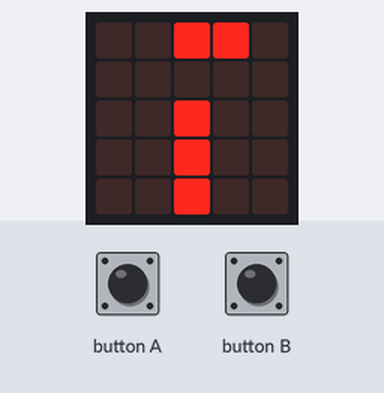
Bench run of a program on a simulated BBC micro:bit (MakeCode). On the bench: the board's 5×5 LED display. The test bench sets the inputs (shaded band). Random numbers come from a fixed seed.

Above: at 1.2 s.
1.3 s: button A pressed for 0.15 s
At 1.95 s:
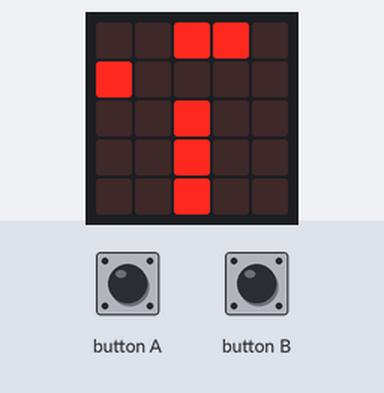
2.0 s: button B pressed for 0.15 s
At 2.61 s:
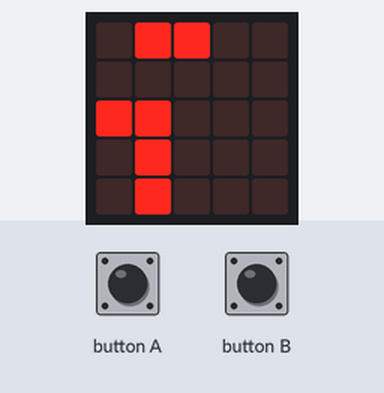
2.7 s: button A pressed for 0.15 s
At 3.18 s:
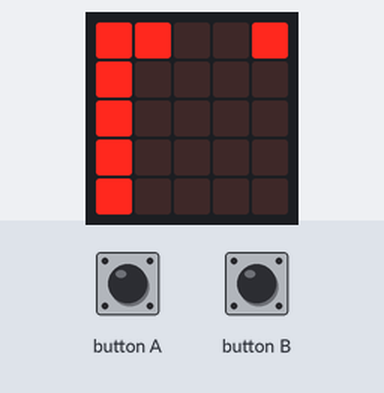
3.4 s: button B pressed for 0.15 s
4.1 s: button A pressed for 0.15 s
At 4.38 s:
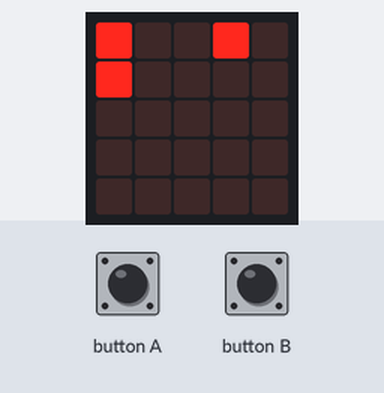
4.8 s: button B pressed for 0.15 s
At 5.58 s:
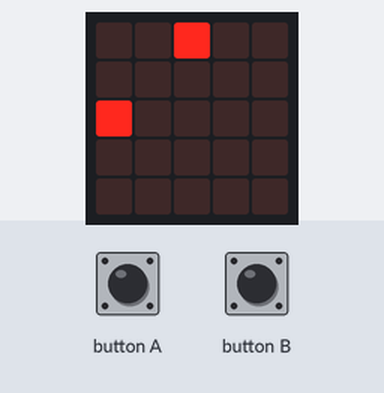
Timing chart, 0 to 6.5 s (numbered marks = the images above; inputs shaded):
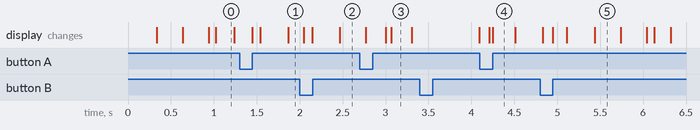

The program:

main.ts
```typescript
input.onButtonPressed(Button.A, function () {
    bird.change(LedSpriteProperty.Y, -1)
})
input.onButtonPressed(Button.B, function () {
    bird.change(LedSpriteProperty.Y, 1)
})
let ticks = 0
let bird: game.LedSprite = null
bird = game.createSprite(0, 2)
bird.set(LedSpriteProperty.Blink, 300)
let emptyObtacleY = randint(0, 4)
let obstacles: game.LedSprite[] = []
for (let index = 0; index <= 4; index++) {
    if (index != emptyObtacleY) {
        obstacles.push(game.createSprite(4, index))
    }
}
basic.forever(function () {
    while (obstacles.length > 0 && obstacles[0].get(LedSpriteProperty.X) == 0) {
        obstacles.removeAt(0).delete()
    }
    for (let obstacle of obstacles) {
        obstacle.change(LedSpriteProperty.X, -1)
    }
    if (ticks % 3 == 0) {
        let index = 0
        for (let index = 0; index <= 4; index++) {
            emptyObtacleY = randint(0, 4)
            if (index != emptyObtacleY) {

            }
        }
        obstacles.push(game.createSprite(4, index))
    }
    ticks += 1
    basic.pause(1000)
})
```

test.ts
```typescript
// les tests vont ici ; cela ne sera pas compilé si ce paquet est utilisé en tant qu'extension.
```
